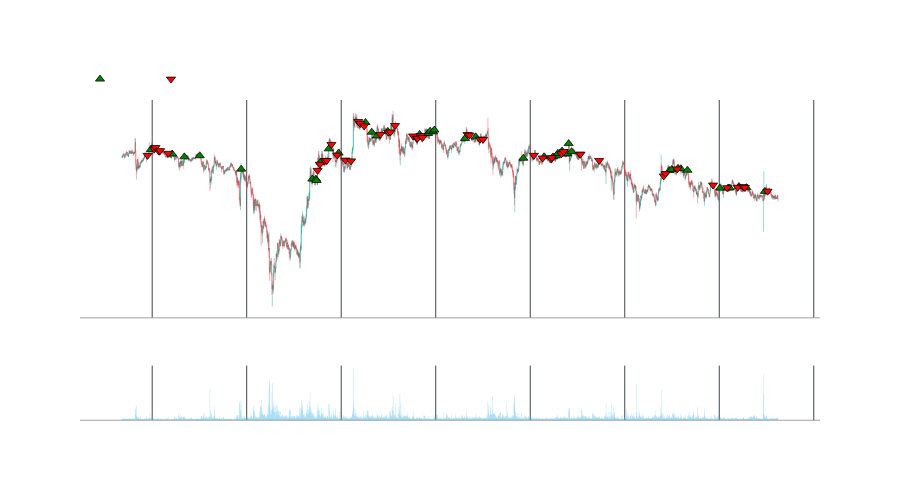

Notebook cell for this chart:
### Code cell
df_to_show = df #[0:20]

indicators = [
     #{'col': 'ZigZag','name': 'ZigZag','color': 'gray','row': 1, 'mode':'lines',},
     #{'col': 'long_fbe_0','name': 'long_fbe_0','color': 'red','row': 1, 'mode':'markers',},
     #{'col': 'long_fbe_1','name': 'long_fbe_1','color': 'white','row': 1, 'mode':'markers',},
     #{'col': 'fb_2','name': 'fb_2','color': 'red','row': 2, 'mode':'markers',},
     #{'col': 'stop_loss','name': 'stop_loss','color': 'gray','row': 1, 'mode':'markers',},
     #{'col': 'take_profit','name': 'take_profit','color': 'gray','row': 1, 'mode':'markers',},
        ]

    
indicators_out = [
     #{'col': 'prediction','name': 'prediction','color': 'yellow','row': 1, 'mode':'markers',},
     #{'col': 'RSI','name': 'RSI','color': 'green','row': 2, 'mode':'lines',},
        ]

#https://plotly.com/python/reference/scatter/#scatter-marker-symbol
events = [
       {'df':df_to_show,'col':'buy','name': 'BUY','color': 'green','symbol': 'triangle-up' }, 
       {'df':df_to_show,'col':'sell','name': 'SELL','color': 'red','symbol': 'triangle-down' }, 
     ]


fig = fn.ohlc_chart(df_to_show,indicators=indicators,indicators_out=indicators_out,events=events,) 
fig.show()

### Figure 1 — Plotly figure (JSON) as saved in the notebook; plotly's stock layout.template omitted (floating-point values rounded to 4 significant figures; data arrays with more than 128 entries replaced by an {"elided": "..."} marker saying what was removed)
{"data": [{"close": {"elided": "2000 float values"}, "decreasing": {"line": {"color": "rgba(242,54,69,0.5)"}}, "high": {"elided": "2000 float values"}, "increasing": {"line": {"color": "rgba(8,153,129,0.5)"}}, "line": {"width": 0.75}, "low": {"elided": "2000 float values"}, "name": "BTCUDST", "open": {"elided": "2000 float values"}, "showlegend": false, "type": "candlestick", "x": {"elided": "2000 str values"}, "xaxis": "x", "yaxis": "y"}, {"marker": {"color": "green", "line": {"color": "black", "width": 0.75}, "size": 8, "symbol": "triangle-up"}, "mode": "markers", "name": "BUY", "type": "scatter", "x": {"elided": "2000 str values"}, "xaxis": "x", "y": {"elided": "2000 float values"}, "yaxis": "y"}, {"marker": {"color": "red", "line": {"color": "black", "width": 0.75}, "size": 8, "symbol": "triangle-down"}, "mode": "markers", "name": "SELL", "type": "scatter", "x": {"elided": "2000 str values"}, "xaxis": "x", "y": {"elided": "2000 float values"}, "yaxis": "y"}, {"marker": {"color": "rgba(83,189,235,0.75)", "line": {"width": 0}}, "name": "Volumen", "showlegend": false, "type": "bar", "x": {"elided": "2000 str values"}, "xaxis": "x2", "y": {"elided": "2000 float values"}, "yaxis": "y2"}], "layout": {"font": {"color": "#ffffff", "family": "Helvetica"}, "height": 500, "legend": {"orientation": "h", "x": 0, "xanchor": "left", "y": 1.02, "yanchor": "bottom"}, "modebar": {"bgcolor": "rgba(0,0,0,0)"}, "paper_bgcolor": "rgba(0,0,0,0)", "plot_bgcolor": "rgba(0,0,0,0)", "xaxis": {"anchor": "y", "domain": [0, 1], "gridcolor": "#40444e", "linecolor": "#40444e", "linewidth": 0.5, "matches": "x2", "rangeslider": {"visible": false}, "showline": true, "showticklabels": false}, "xaxis2": {"anchor": "y2", "domain": [0, 1], "gridcolor": "#40444e", "linecolor": "#40444e", "linewidth": 0.5, "showline": true}, "yaxis": {"anchor": "x", "domain": [0.32, 1], "gridcolor": "rgba(0,0,0,0)", "linecolor": "#40444e", "linewidth": 0.5, "showline": false, "showticklabels": true, "title": {"text": "Precio"}, "zeroline": false}, "yaxis2": {"anchor": "x2", "domain": [0, 0.17], "gridcolor": "rgba(0,0,0,0)", "linecolor": "#40444e", "linewidth": 0.5, "showline": false, "showticklabels": true, "title": {"text": "Volume"}, "zeroline": false}}}
